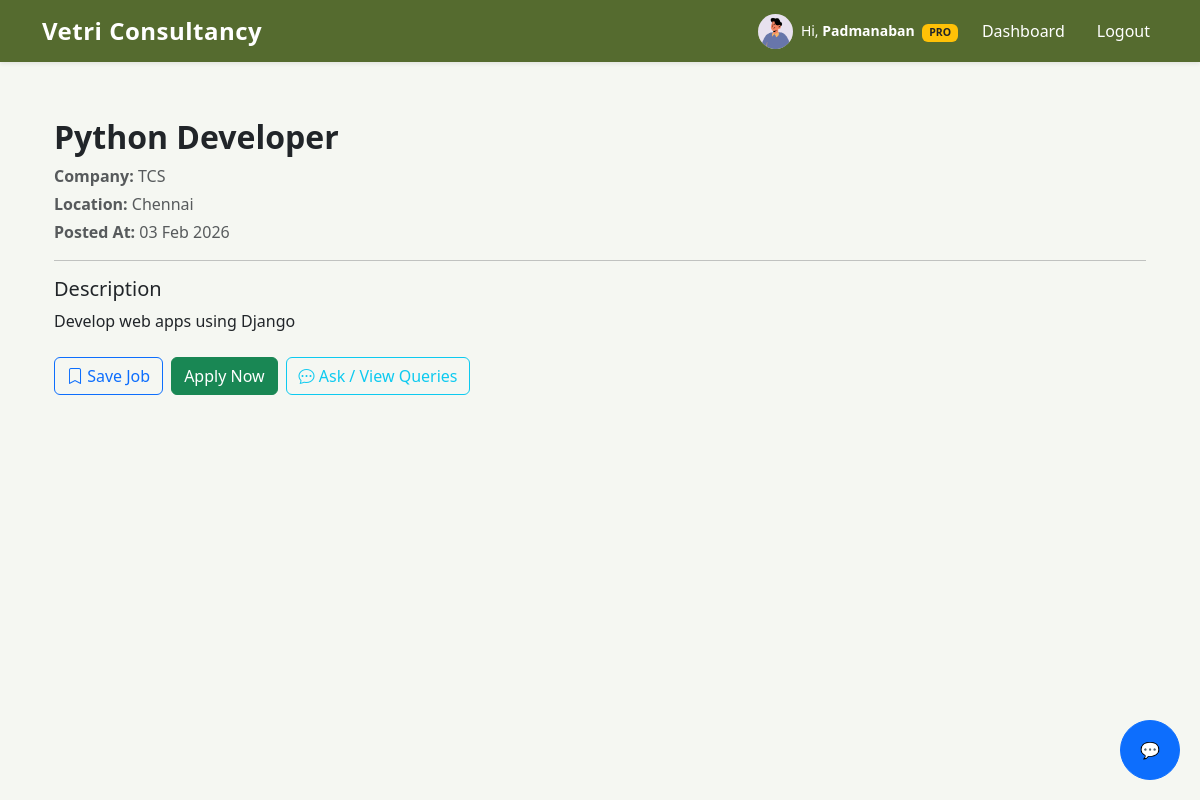
The page /jobs/1/ (signed in) on the database its author committed.
### accounts/models.py (models this page shows, shortened)
class User(AbstractUser):
    ROLE_CHOICES = (
        ('CANDIDATE', 'Candidate'),
        ('CONSULTANT', 'Consultant'),
        ('ADMIN', 'Admin'),
    )
    username = None
    email = models.EmailField(unique=True)
    role = models.CharField(max_length=20, choices=ROLE_CHOICES, default='CANDIDATE')
    USERNAME_FIELD = 'email'
    REQUIRED_FIELDS = []
    objects = CustomUserManager()

### profiles/models.py (models this page shows, shortened)
class CandidateProfile(models.Model):
    user = models.OneToOneField(
        settings.AUTH_USER_MODEL,
        on_delete=models.CASCADE,
        related_name='profile'
    )
    first_name = models.CharField(max_length=50, blank=True)
    last_name = models.CharField(max_length=50, blank=True)
    phone = models.CharField(max_length=20, blank=True)
    location = models.CharField(max_length=100, blank=True)
    experience_years = models.DecimalField(
        max_digits=4, decimal_places=1, null=True, blank=True
    )
    skills = models.TextField(blank=True, help_text="Comma-separated skills")
    resume = models.FileField(
        upload_to=user_resume_path,
        validators=[
            FileExtensionValidator(allowed_extensions=['pdf', 'doc', 'docx']),
            validate_file_size_5mb
        ],
        null=True,
        blank=True
    )
    profile_image = models.ImageField(
        upload_to=user_profile_image_path,
        null=True,
        blank=True
    )
    bio = models.TextField(blank=True, null=True)
    linkedin = models.URLField(blank=True, null=True)
    github = models.URLField(blank=True, null=True)
    created_at = models.DateTimeField(default=timezone.now)
    updated_at = models.DateTimeField(auto_now=True)

### jobs/models.py (models this page shows, shortened)
class Job(models.Model):
    JOB_TYPE_CHOICES = (
        ('FT', 'Full Time'),
        ('PT', 'Part Time'),
        ('RM', 'Remote'),
    )
    posted_by = models.ForeignKey(
        settings.AUTH_USER_MODEL,
        on_delete=models.CASCADE,
        related_name='posted_jobs'
    )
    title = models.CharField(max_length=200)
    company = models.CharField(max_length=150)
    location = models.CharField(max_length=150)
    experience = models.PositiveIntegerField(help_text="Experience in years")
    job_type = models.CharField(max_length=2, choices=JOB_TYPE_CHOICES)
    domain = models.CharField(max_length=150, help_text="Eg: Web Development, Data Science")
    skills = models.TextField(help_text="Comma separated skills")
    description = models.TextField()
    posted_on = models.DateTimeField(auto_now_add=True)
    is_active = models.BooleanField(default=True)

### jobs/views.py (the view)
# urls.py: path('<int:job_id>/', job_detail_view, name='job_detail'),
@login_required
def job_detail_view(request, job_id):
    job = get_object_or_404(Job, id=job_id)
    user = request.user
    applied = False
    saved = False
    is_owner = False
    application = None  # Will hold candidate's application if exists
    if user.role == 'CANDIDATE':
        try:
            application = Application.objects.get(user=user, job=job)
            applied = True
        except Application.DoesNotExist:
            applied = False
        saved = SavedJob.objects.filter(user=user, job=job).exists()
    if user.role == 'CONSULTANT' and job.posted_by == user:
        is_owner = True
    applicants_count = job.applications.count()  # Total applicants for this job
    return render(request, 'jobs/job_detail.html', {
        'job': job,
        'applied': applied,
        'saved': saved,
        'is_owner': is_owner,
        'applicants_count': applicants_count,
        'application': application,  # Pass the actual application object
    })

### subscriptions/models.py (called while the page is built)
    def is_pro(self):
        if self.plan != 'PRO':
            return False
        if self.end_date and self.end_date < timezone.now():
            return False
        return True

### jobs/templates/jobs/job_detail.html (shortened to what this page needs)
{% extends "base.html" %}
{% block content %}
<div class="container mt-5">
    <h2 class="fw-bold">{{ job.title }}</h2>
    <p class="text-muted mb-1">
        <strong>Company:</strong> {{ job.company }}
    </p>
    <p class="text-muted mb-1">
        <strong>Location:</strong> {{ job.location }}
    </p>
    <p class="text-muted mb-1">
        <strong>Posted At:</strong> {{ job.posted_on|date:"d M Y" }}
    </p>
    <hr>
    <h5>Description</h5>
    <p>{{ job.description }}</p>
    <div class="mt-4 d-flex gap-2 flex-wrap">
        {% if user.is_authenticated and user.role == 'CANDIDATE' %}
        {% if saved %}
        <button class="btn btn-secondary" disabled>
            <i class="bi bi-bookmark-check"></i> Saved
        </button>
        {% else %}
        <a href="{% url 'jobs:save_job' job.id %}" class="btn btn-outline-primary">
            <i class="bi bi-bookmark"></i> Save Job
        </a>
        {% endif %}
        {% if applied %}
        <button class="btn btn-success" disabled>
            <i class="bi bi-check-circle"></i> Already Applied
        </button>
        {% else %}
        <a href="{% url 'jobs:apply_job' job.id %}" class="btn btn-success">
            Apply Now
        </a>
        {% endif %}
        <a href="{% url 'jobs:job_queries' job.id %}" class="btn btn-outline-info">
            <i class="bi bi-chat-dots"></i> Ask / View Queries
        </a>
        {% endif %}
    </div>
</div>
{% endblock %}

### templates/base.html (shortened to what this page needs)
{% load static %}
<!DOCTYPE html>
<html lang="en">
<head>
    <link rel="stylesheet" href="https://cdn.jsdelivr.net/npm/bootstrap-icons@1.10.5/font/bootstrap-icons.css">
    <link href="https://cdn.jsdelivr.net/npm/bootstrap@5.3.3/dist/css/bootstrap.min.css" rel="stylesheet">
</head>
<body>
    {% if not hide_nav %}
    <nav class="navbar navbar-expand-lg fixed-top shadow-sm">
        <div class="container">
            <a class="navbar-brand logo"
                href="{% if user.is_authenticated %}{% url 'jobs:jobs_list' %}{% else %}{% url 'accounts:login' %}{% endif %}">
                Vetri Consultancy
            </a>
            <div class="collapse navbar-collapse" id="navbarNav">
                <ul class="navbar-nav ms-auto align-items-center gap-3">
                    {% if user.is_authenticated %}
<li class="nav-item d-flex align-items-center gap-2">
    {% if user.role == 'CANDIDATE' %}
        {% if user.profile.profile_image %}
            <img src="{{ user.profile.profile_image.url }}"
                 alt="Profile"
                 class="rounded-circle"
                 width="35"
                 height="35"
                 style="object-fit: cover;">
        {% endif %}
        <span class="text-white small">
            Hi,
            <strong>{{ user.profile.first_name|default:user.email }}</strong>
            {% if user.subscription.is_pro %}
                <span class="badge bg-warning text-dark ms-1">PRO</span>
            {% else %}
                <span class="badge bg-secondary ms-1">FREE</span>
            {% endif %}
        </span>
    {% elif user.role == 'CONSULTANT' %}
</li>
                    <li class="nav-item">
                        <a class="nav-link {% if request.resolver_match.url_name == 'dashboard' and request.resolver_match.app_name == 'accounts' %}active{% endif %}"
                            href="{% url 'accounts:dashboard' %}">
                            Dashboard
                        </a>
                    </li>
                    <li class="nav-item">
                        <form method="post" action="{% url 'accounts:logout' %}">
                            <button type="submit" class="logout-btn nav-link">Logout</button>
                        </form>
                    </li>
                    {% endif %}
                </ul>
            </div>
        </div>
    </nav>
    {% endif %}
    <div class="container">
        {% block content %}{% endblock %}
    </div>
<button id="chatbotBtn" class="btn btn-primary" style="position:fixed; bottom:20px; right:20px; border-radius:50%; width:60px; height:60px;">
    💬
</button>
</body>
</html>

### templates/base.html (style rules this page uses)
body { padding-top: 70px; background-color: #F5F7F2; }
.navbar { background-color: #556B2F !important; }
.navbar .nav-link, .navbar-brand { color: #ffffff !important; font-weight: 500; }
.logo { font-weight: bold; font-size: 1.5rem; letter-spacing: 0.5px; }
.logout-btn { color: #ffffff; background: none; border: none; padding: 0; }

### rows shown on the page
User: profile.profile_image (picture), profile.first_name "Padmanaban"
Job: title "Python Developer", company "TCS", location "Chennai", posted_on "03 Feb 2026", description "Develop web apps using Django"
